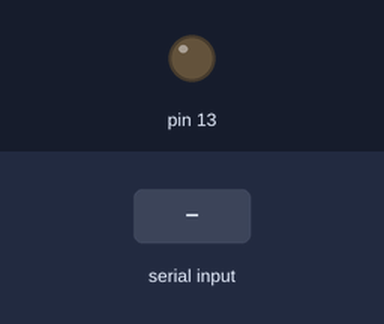
The sketch below on a simulated Arduino Uno, built with avr-gcc and run on an emulated ATmega328P. Parts: output pins drawn as LEDs (lit = HIGH). Inputs (shaded band) come from the test bench.

Above: at 1.2 s.
1.3 s: "a" received over the second serial link
At 2.1 s:
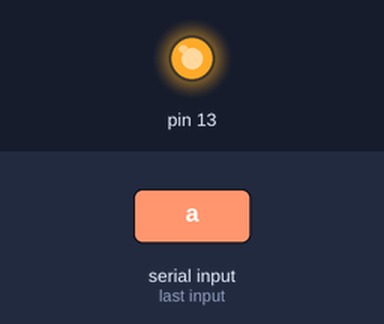
2.8 s: "1" received over the second serial link
At 3.3 s:
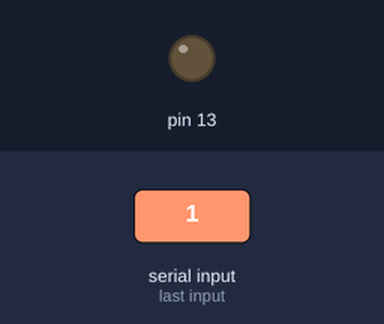
Timing chart, 0 to 5.8 s (numbered marks = the images above; inputs shaded):
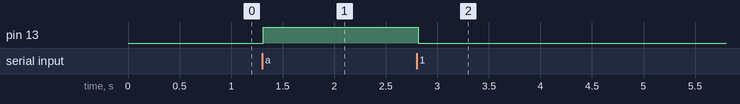

The sketch:

bttest3.ino
```cpp
#include<SoftwareSerial.h>
SoftwareSerial BTSerial(11,12);//Rx|Tx

void setup()
{
    BTSerial.begin(9600);
    pinMode(13, OUTPUT);
}

void loop()
{
    if (BTSerial.available() > 0) {
        char ch = BTSerial.read();
        BTSerial.print("Received: ");
        BTSerial.println(ch);
        if (ch == 'a') {
            digitalWrite(13, HIGH);
        }
        else {
            digitalWrite(13, LOW);
        }
    }
}
```

Measured:
- after the input at 1.3 s, pin 13: LOW → HIGH at once
- after the input at 2.8 s, pin 13: HIGH → LOW at once
